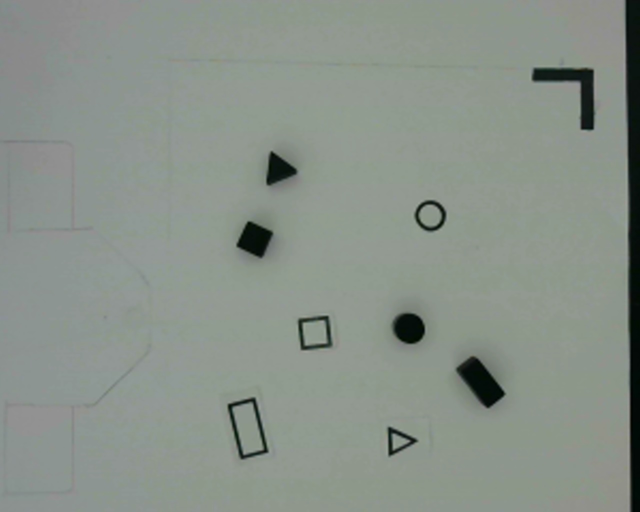
%> input picture Picture 7.jpg, 1280 x 1024 px (shown at 1/2 size)
$ octave imageforrobotics.m   (GNU Octave 9; MATLAB toolbox functions it lacks are replaced by stand-ins)
%> lines starting %> are read from the running program, lines starting %| are printed output that depends on the picture; in (x1, y1, x2, y2) boxes, pixels count from 0 and x2, y2 are one past the last pixel; in counts of white or black regions, pixels touching at a corner belong together; the program's own positions count from 1
### distance.m
function [d]=distance(x1,y1,x2,y2)
d=sqrt( (x1-x2)^2+(y1-y2)^2  );
end

### imageforrobotics.m
clc
clear all
%%%%%%%%%%%%%%%%%%%%%%%%%%%%%%%%

rect_from=cell(0);
theta_rect_f=0;
rect_to=cell(0);
theta_rect_t=0;
circ_from=cell(0);
theta_circ_f=0;
circ_to=cell(0);
theta_circ_t=0;
tri_from=cell(0);
theta_tri_f=0;
tri_to=cell(0);
theta_tri_t=0;
square_from=cell(0);
theta_sq_f=0;
square_to=cell(0);
theta_sq_t=0;
%%%%%%% BASE_ORIGIN  %%%%%%%%%%%%
ORIGIN_C=0;
ORIGIN_R=0;
%%%%%%%  BASE_LEFTDOWN  %%%%%%%%%%%%
 base_leftdown_c=0;
 base_leftdown_r=0;
 %%%%%% BASE_UPLEFT  %%%%%%%%%%
  base_upleft_r=0;
   base_upleft_c=0;
   %%%%% BASE_LEFTUP  %%%%%%%%%%%
   base_leftup_c=0;
   base_leftup_r=0;
   %%%%% BASE_DOWNLEFT %%%%%%%%
   base_downleft_r=0;
   base_downleft_c=0;
   %%%%%  BASE_LENGTH  %%%%%%%%%%%%
base_length=6;
scale=0;
%%%%%% BASE_TO_REF  %%%%%%%%%%%%%
x1=40.1;
y1=20.2;
  Q_refbase=[0,-1,0,x1;-1,0,0,y1;0,0,-1,0;0,0,0,1];
%%%%%%%%%%%%%%%%%%%%%%%%%%%%%%%%%%
[A]=imread('Picture 7.jpg');
%> A is the input picture: size 1024x1280x3 uint8; mean R, G, B 137.1, 145.6, 137.5
A=flipud(A);
A=fliplr(A);
I=rgb2gray(A);
I=I(:,35:end-400);
%> I: size 1024x846 uint8

% [8 lines of commented-out code are left out]


Bin=I;
Bin(I>100)=0;
Bin(I<=100)=1;
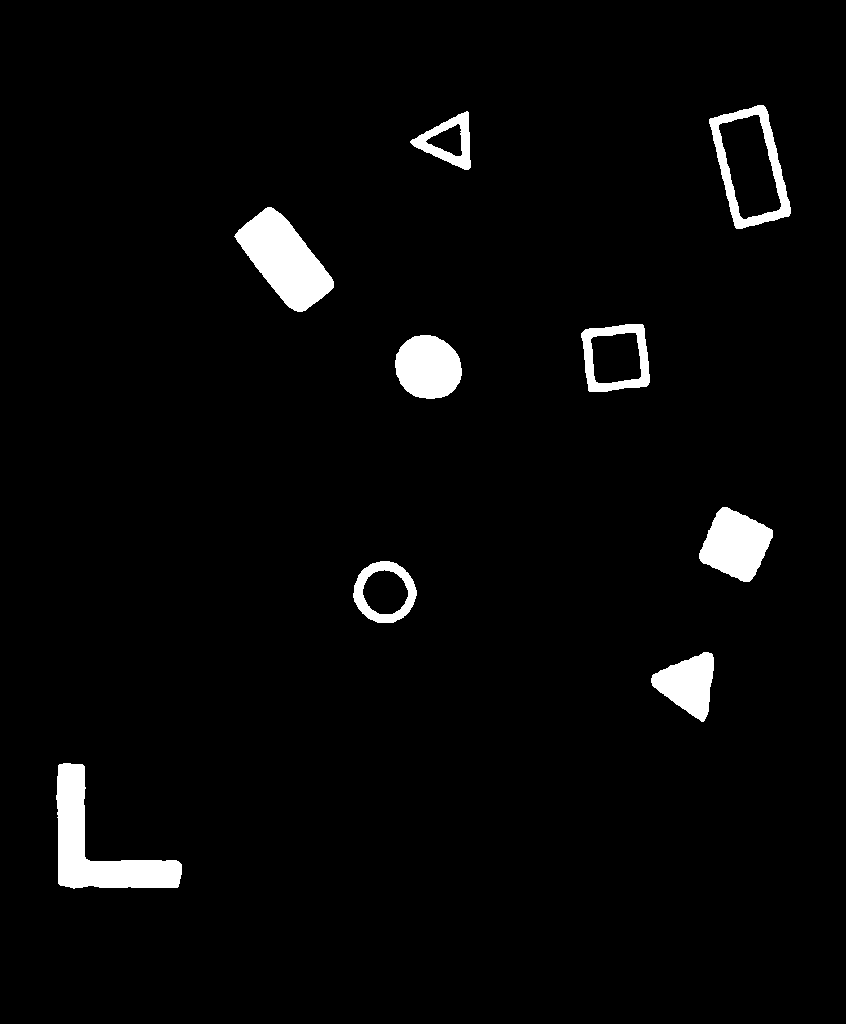
%> Bin: size 1024x846 uint8; values 0 (black) and 1 (white), 3.3% white; 9 white regions, largest, box (x1, y1, x2, y2) and area: (56, 763, 182, 889) 5993, (234, 207, 334, 312) 5443, (699, 507, 773, 582) 3586
% figure
% imshow(Bin,[])
%CC=bwconncomp(Bin,4)
[L,n]=bwlabel(Bin);
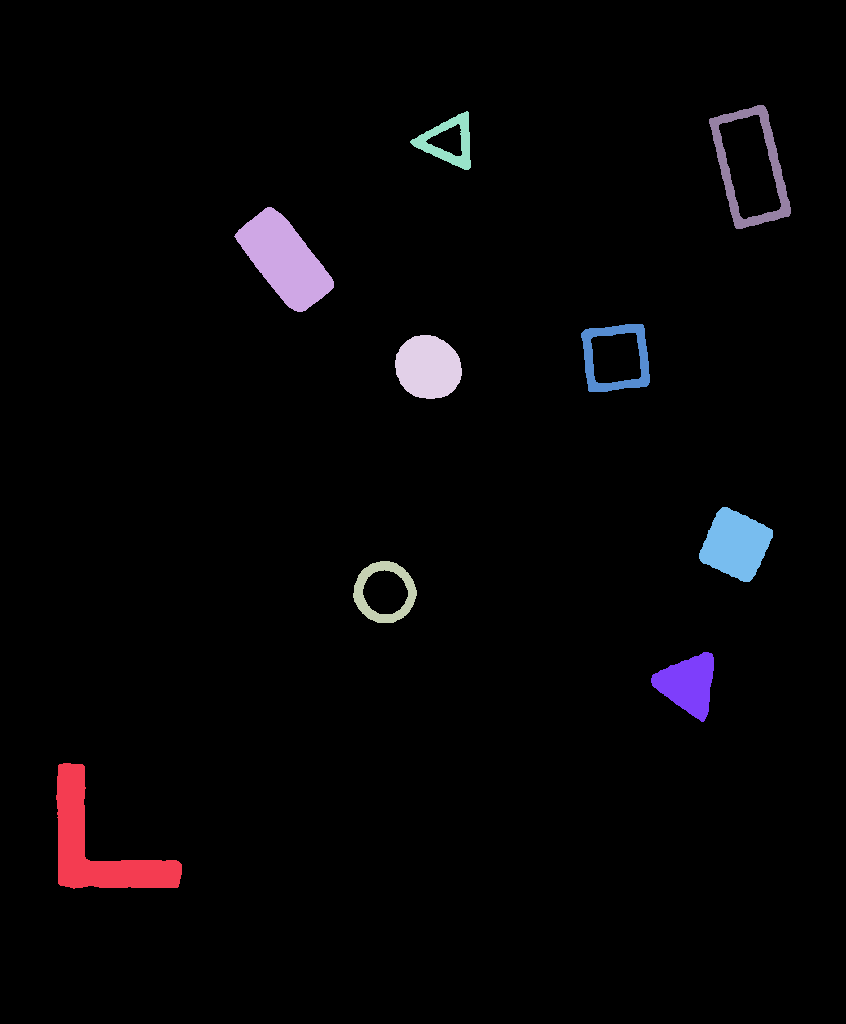
%> L: size 1024x846 double; 10 distinct labels, from 0 to 9; one colour per label, 0 black
%> n = 9
% figure
% imshow(L,[])
for i=1:n
    [r, c]=find(L==i);
 if length(r)<=30
     L(find(L==i))=0;
 end
end
%> this loop made 9 passes

Bin=L;
Bin(Bin==0)=0;
Bin(Bin>0)=1;
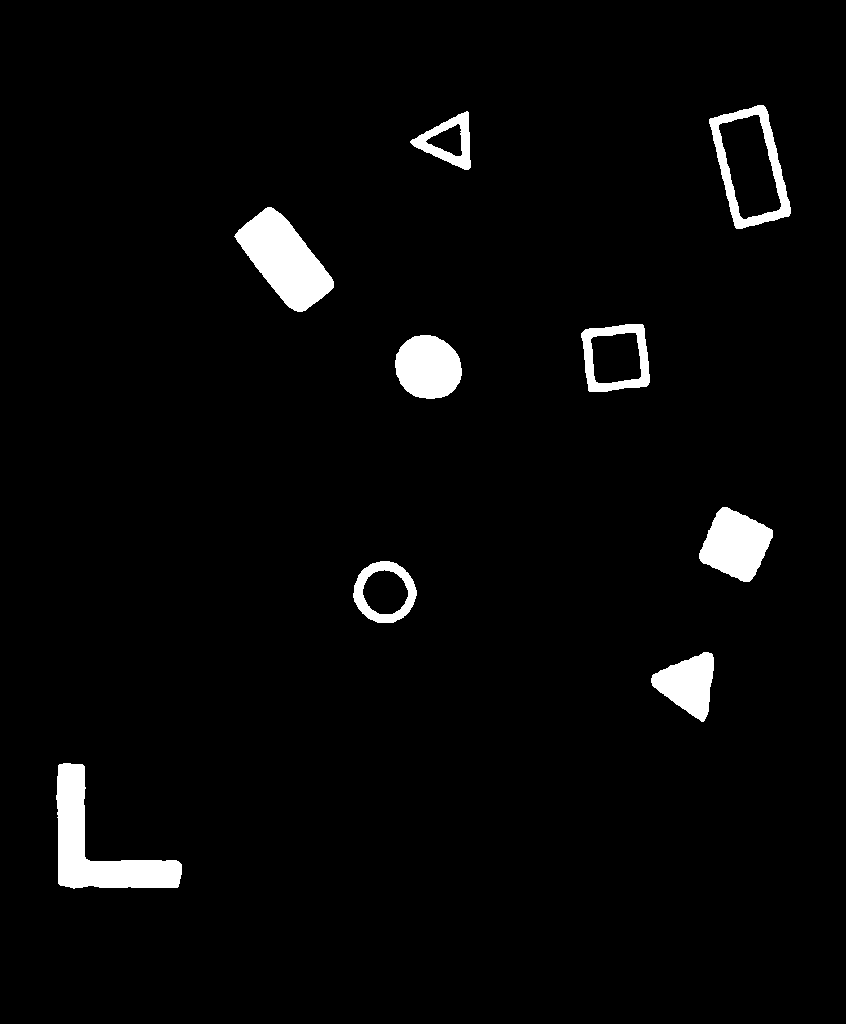
%> Bin: size 1024x846 double; values 0 (black) and 1 (white), 3.3% white; 9 white regions, largest, box (x1, y1, x2, y2) and area: (56, 763, 182, 889) 5993, (234, 207, 334, 312) 5443, (699, 507, 773, 582) 3586
% figure
% imshow(Bin,[])
[L,n]=bwlabel(Bin);
figure
imshow(L,[])
%%%%%%%%%%%%%%%%%%
icell=cell(1,n);
%> icell = {[], [], [], [], [], [], [], [], []}
center=zeros(n,2);
%center_sub=zeros(n,2);
index=cell(1,n);
%> index = {[], [], [], [], [], [], [], [], []}
[r_L,c_L]=size(L);
extension=5;
%%%%%%%%%%%%%%%%%%%


%hold on
figuresize=zeros(1,n);
for i=1:n
    [r, c]=find(L==i);
 figuresize(i)=length(r);
end
%> after the loop, figuresize = [5993 5443 1539 3368 1367 1868 2648 3586 2714]
base_ind=find(figuresize==max(figuresize));
%> base_ind = 1
%%%%%%%%%%%%%%%%%%%%%%%%%%%%%%
%%%%%%%%%%%%%%%%%%%%%%%%%%%%%%%
for i=1:n
    if i==base_ind%%%BASE_REFERENCE

            [r, c]=find(L==i);
     icell{i}=L(max(1,min(r)-extension):min(max(r)+extension,r_L),max(1,min(c)-extension):min(max(c)+extension,r_L));
   index{i}=[r,c];
   mean_pix=floor(mean(index{i}));
   center(i,:)=mean_pix;

   bw=edge(icell{i},'sobel');
[sub_edge,num] = bwlabel(bw);
              figure
   imshow(sub_edge,[])
   hold on
          [r_sub, c_sub]=find(sub_edge==1);
    sub_figuresize(i)=length(r_sub);
   %mean_pix_sub=floor(mean([r_sub , c_sub]));
   %center_sub(i,:)=mean_pix;
  % plot(mean_pix_sub(2),mean_pix_sub(1),'r*')
   hold on
   %%%%%%%%  LEFT_UP %%%%%%%%%%%
   leftup_ind=find(c==min(c));
   base_leftup_c=min(c);
  base_leftup_r=min(r(leftup_ind));

   %%%%%%%%%%%%   UP_LEFT  %%%%%%
   upleft_ind=find(r==min(r));
   base_upleft_r=min(r);
   base_upleft_c=min(c(upleft_ind));

   %%%%%%%%%%%%   LEFT_DOWN  %%%%%%%%
      leftdown_ind=find(c==min(c));
   base_leftdown_c=min(c);
   base_leftdown_r=max(r(leftdown_ind));

        %%%%%%%%%%%%   DOWN_MINUS2_LEFT   %%%%%%%%
      downleft_ind=find(r==max(r)-2);
   base_downleft_r=max(r)-2;
   base_downleft_c=min(c(downleft_ind));
   %%%%%%%%%%%  FIND_ORIGIN  %%%%%%%%%
   %%%%%% ROTATE_INVERSE_CLOCKWISE %%%%%%
if (base_leftup_c<base_downleft_c&&base_downleft_c<=base_upleft_c&&(abs(base_leftdown_c-base_downleft_c)>8))||(base_downleft_c>=base_upleft_c&&base_downleft_c>=base_leftup_c)
        ORIGIN_C=base_downleft_c;
ORIGIN_R=base_downleft_r;
side_length=distance(ORIGIN_C,ORIGIN_R,base_leftup_c,base_leftup_r);
scale=base_length/side_length;

    else if abs(base_leftdown_c-base_downleft_c)<=8%% TO_BE_DISCUSSED
       ORIGIN_C=base_downleft_c;
ORIGIN_R=base_downleft_r;
side_length=abs(base_downleft_r-base_upleft_r);
scale=base_length/side_length;
else if  base_leftdown_c<=base_leftup_c&&base_leftdown_c<=base_upleft_c
  %%%%%% ROTATE_CLOCKWISE  %%%%%%%%%%
  ORIGIN_C=base_leftdown_c;
  ORIGIN_R=base_leftdown_r;
  side_length=distance(ORIGIN_C,ORIGIN_R,base_upleft_c,base_upleft_r);
scale=base_length/side_length;
        else
        pop_box = msgbox('Ambiguous Base');
        end
    end
end
      %%%%%%%%%  END_OF_FOR_ORIGIN  %%%%%%%

    else

    [r, c]=find(L==i);
     icell{i}=L(max(1,min(r)-extension):min(max(r)+extension,r_L),max(1,min(c)-extension):min(max(c)+extension,r_L));
   index{i}=[r,c];
   mean_pix=floor(mean(index{i}));
   center(i,:)=mean_pix;

   bw=edge(icell{i},'sobel');
[sub_edge,num] = bwlabel(bw);

   if num>1%THE DESTINATION IS A RING
       sub_edge(sub_edge==2)=0;
%           figure
%    imshow(sub_edge,[])
   end
      figure
   imshow(sub_edge,[])
      hold on
   %%%%%%%%%%%%%  PICKING_PEAk_POINTS   %%%%%%%%
  [r_sub, c_sub]=find(sub_edge==1);
    sub_figuresize(i)=length(r_sub);
   mean_pix_sub=floor(mean([r_sub , c_sub]));
   %center_sub(i,:)=mean_pix;
   plot(mean_pix_sub(2),mean_pix_sub(1),'r*')
   hold on
   %%%%%%%%  RIGHT_DOWN  %%%%%%%%%%%
   rightdown_ind=find(c_sub==max(c_sub));
   rightdown_c=max(c_sub);
   rightdown_r=max(r_sub(rightdown_ind));
   plot(rightdown_c,rightdown_r,'g*')
   hold on
   %%%%%%%%%%%%   UP_RIGHT  %%%%%%
   upright_ind=find(r_sub==min(r_sub));
   upright_r=min(r_sub);
   upright_c=max(c_sub(upright_ind));
   plot(upright_c,upright_r,'g*')
   hold on
   %%%%%%%%%%%%   LEFT_UP  %%%%%%%%
      leftup_ind=find(c_sub==min(c_sub));
   leftup_c=min(c_sub);
   leftup_r=min(r_sub(leftup_ind));
   plot(leftup_c,leftup_r,'g*')
   hold on
   %%%%%%%    CALCULATING_DISTANCE     %%%%%%%%
   rd_ur=distance(rightdown_c,rightdown_r,upright_c,upright_r)
   ur_lu=distance(upright_c,upright_r,leftup_c,leftup_r)
   %%     JUDGE_IF_RECTANGLE     %%%%%%%%%%%%
   if min(rd_ur,ur_lu)>=30&&abs(rd_ur-ur_lu)>=30
       if num>1
       text(mean_pix_sub(2),mean_pix_sub(1)  ...
      ,'Rectangular_destination','FontSize',14,'Color','r')
        rect_to(end+1)=cell(1);
        rect_to{end}=[mean_pix(1) mean_pix(2)];
        % ANGLE %
        %%%%%%%
        %%%%%%%%
          if rd_ur<ur_lu
          mid_c=0.5*(upright_c+leftup_c);
          mid_r=0.5*(upright_r+leftup_r);

          theta_rect_t=rad2deg(atan2(mid_c-mean_pix_sub(2) ,mean_pix_sub(1)-mid_r ));

          plot([mid_c,mean_pix_sub(2)],[mid_r,mean_pix_sub(1)],'r')
          else
          mid_c=0.5*(upright_c+rightdown_c);
          mid_r=0.5*(upright_r+rightdown_r);
          theta_rect_t=rad2deg(atan2(mid_c-mean_pix_sub(2),mean_pix_sub(1)-mid_r ));

          plot([mid_c,mean_pix_sub(2)],[mid_r,mean_pix_sub(1)],'r')
          end
          %%%%%%%%  END_ANGLE  %%%%%%%%%%%%%%
       else %%%  RECTANGULAR_FROM  %%%%%%%%%
             text(mean_pix_sub(2),mean_pix_sub(1)  ...
             ,'Rectangular_from','FontSize',14,'Color','r')
            rect_from(end+1)=cell(1);
            rect_from{end}=[mean_pix(1) mean_pix(2)];
    % ANGLE %
        %%%%%%%
        %%%%%%%%
          if rd_ur<ur_lu
                        mid_c=0.5*(upright_c+leftup_c);
          mid_r=0.5*(upright_r+leftup_r);
          theta_rect_f=rad2deg(atan2(mid_c-mean_pix_sub(2) ,mean_pix_sub(1)-mid_r ));

          plot([mid_c,mean_pix_sub(2)],[mid_r,mean_pix_sub(1)],'r')
          else
              mid_c=0.5*(upright_c+rightdown_c);
          mid_r=0.5*(upright_r+rightdown_r);

          theta_rect_f=rad2deg(atan2(mid_c-mean_pix_sub(2),mean_pix_sub(1)-mid_r ));

          plot([mid_c,mean_pix_sub(2)],[mid_r,mean_pix_sub(1)],'r')
          end
   %%%%%%%%%%%%%%  END_ANGLE  %%%%%%%%%%%
       end
   else%%%  NOT RECTANGLE  %%%%%%%%%
       rd_lu=distance(rightdown_c,rightdown_r,leftup_c,leftup_r)

       if (max([abs(rd_lu-rd_ur),abs(rd_lu-ur_lu),abs(ur_lu-rd_ur)])- ...
           min([abs(rd_lu-rd_ur),abs(rd_lu-ur_lu),abs(ur_lu-rd_ur)]) ...
       <=10)||(min([rd_lu,rd_ur,ur_lu])<=20)%% TRIANGLAR_TO  %%%
            if num>1
       text(mean_pix_sub(2),mean_pix_sub(1)  ...
       ,'tri_destination','FontSize',14,'Color','r')
  tri_to(end+1)=cell(1);
   tri_to{end}=[mean_pix(1) mean_pix(2)];
   %%%%%%%%%%%%TRIANGULAR_TO_ANGLE%%%%%%%%%%%%%%%%
   if upright_r ==leftup_r
     theta_tri_t=rad2deg(atan2(leftup_c-mean_pix_sub(2), ...
             mean_pix_sub(1)-leftup_r ));
             plot([leftup_c,mean_pix_sub(2)],[leftup_r,mean_pix_sub(1)],'r')
   else
   theta_tri_t=rad2deg(atan2(upright_c-mean_pix_sub(2), ...
    mean_pix_sub(1)-upright_r ));
   plot([upright_c,mean_pix_sub(2)],[upright_r,mean_pix_sub(1)],'r')
   end
            else
%% TRIANGLAR_FROM  %%%
                text(mean_pix_sub(2),mean_pix_sub(1)  ...
       ,'tri_from','FontSize',14,'Color','r')
   tri_from(end+1)=cell(1);
   tri_from{end}=[mean_pix(1) mean_pix(2)];
              %%%%%%%%%TRIANGUlAR_FROM_ANGLE%%%%%%%%
             if upright_r ==leftup_r
                  theta_tri_f=rad2deg(atan2(leftup_c-mean_pix_sub(2), ...
             mean_pix_sub(1)-leftup_r ));
             plot([leftup_c,mean_pix_sub(2)],[leftup_r,mean_pix_sub(1)],'r')
             else
             theta_tri_f=rad2deg(atan2(upright_c-mean_pix_sub(2), ...
             mean_pix_sub(1)-upright_r ));
             plot([upright_c,mean_pix_sub(2)],[upright_r,mean_pix_sub(1)],'r')
             end
       end
       else  %%% CIRCLE AND SQUARE  %%%%%%
         esti_size=rd_ur*ur_lu;

          if abs(esti_size-figuresize(i))<=1168&&num==1%%%SQUARE_FROM
           text(mean_pix_sub(2),mean_pix_sub(1)  ...
             ,'Square_from','FontSize',14,'Color','r')
             square_from(end+1)=cell(1)
             square_from{end}=[mean_pix(1) mean_pix(2)]
             %%%%%%%%  SQUARE_FROM_ANGLE%%%%%%%%%%
  mid_c=0.5*(upright_c+rightdown_c);
          mid_r=0.5*(upright_r+rightdown_r);
          theta_sq_f=rad2deg(atan2(mid_c-mean_pix_sub(2) ,mean_pix_sub(1)-mid_r ));

          plot([mid_c,mean_pix_sub(2)],[mid_r,mean_pix_sub(1)],'r')


          else%% SQUARE_TO  CIRCLE_TO  CIRCLE_FROM
              column_mid=floor(0.5*(mean_pix_sub(2)+rightdown_c))
              ind_mid=find(c_sub==column_mid)
              row_mid=min(r_sub(ind_mid))
              %mean_pix_sub(2),mean_pix_sub(1)
              plot(column_mid,row_mid,'y*')
              d=distance(column_mid,row_mid, ...
              mean_pix_sub(2),mean_pix_sub(1))
          r=distance(rightdown_c,rightdown_r, ...
              mean_pix_sub(2),mean_pix_sub(1))
          if abs(d-r)<=5%CIRCLE
                      if num==1  %%% CIRCLE_FROM
                         text(mean_pix_sub(2),mean_pix_sub(1)  ...
                    ,'Circ_destination','FontSize',14,'Color','r')
                    circ_from(end+1)=cell(1)
                     circ_from{end}=[mean_pix(1) mean_pix(2)]

                     else if num==2  %% CIRCLE_TO
                            text(mean_pix_sub(2),mean_pix_sub(1)  ...
                         ,'circ_destination','FontSize',14,'Color','r')
                         circ_to(end+1)=cell(1)
                            circ_to{end}=[mean_pix(1) mean_pix(2)]

                         end
                      end
          else %%% SQUARE_TO %%%%%%%%%%%
                    text(mean_pix_sub(2),mean_pix_sub(1)  ...
             ,'Square_destination','FontSize',14,'Color','r')
             square_to(end+1)=cell(1)
             square_to{end}=[mean_pix(1) mean_pix(2)]
             %%%%%%%%%%%%%% SQUARE_TO_ANGLE%%%%%%%%%%
               mid_c=0.5*(upright_c+rightdown_c);
          mid_r=0.5*(upright_r+rightdown_r);
          theta_sq_t=rad2deg(atan2(mid_c-mean_pix_sub(2) ,mean_pix_sub(1)-mid_r ));

          plot([mid_c,mean_pix_sub(2)],[mid_r,mean_pix_sub(1)],'r')

       end
   end

       end

   end


    end
    end
%> this loop made 9 passes
%> (mean_pix, num, mean_pix_sub, rightdown_ind, rightdown_c, rightdown_r, upright_ind, upright_r) on pass 7: ([684 688], 6, [38 20], 94, 45, 68, 81, 16)
%> pass 1, `bw=edge(icell{i},'sobel');`:
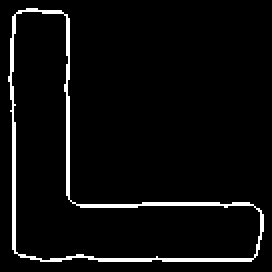
%> bw: size 136x136 logical (shown 2 times larger); 4.7% white in thin lines or dots, all inside (x1, y1, x2, y2) = (4, 4, 132, 131)
%> pass 2, `plot([upright_c,mean_pix_sub(2)],[upright_r,mean_pix_sub(1)],'r')`:
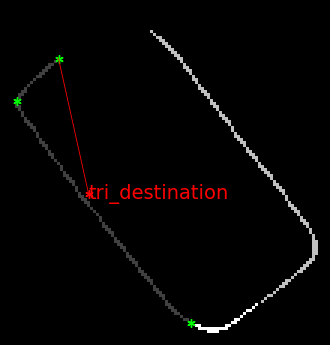
%> figure redrawn from the program's plot data; shown 3 times larger
%> after the loop:
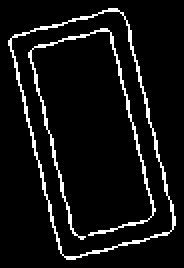
%> bw: size 134x92 logical (shown 2 times larger); 7.1% white in thin lines or dots, all inside (x1, y1, x2, y2) = (4, 4, 88, 130)
%> after the loop, c = 2714 values from 710 to 791; c_sub = 490 values from 5 to 88; center = [847 98; 260 285; 592 384; 367 428; 142 449; 358 616; 684 688; 545 736; 167 751]; circ_from = {}; circ_to = {[358 616]}; downleft_ind = 108 values from 1018 to 5944; icell = 9 items; index = 9 items
%%%%%%%%%%%%%%%%%%%%%%%%%%%%%%%%%%%
%%%%%%%%%%%%%%%%%%%%%%%%%%%%%%%%%%%
   figure
imshow(I)
hold on
   for i=1:length(rect_from)
         plot(rect_from{i}(2),rect_from{i}(1),'w*')
         hold on
        text(rect_from{i}(2),rect_from{i}(1)  ...
       ,'Rectangular_from','FontSize',14,'Color','r')
   end
   for i=1:length(rect_to)
         plot(rect_to{i}(2),rect_to{i}(1),'b*')
         hold on
        text(rect_to{i}(2),rect_to{i}(1)  ...
       ,'Rectangular_to','FontSize',14,'Color','r')
   end

   for i=1:length(tri_from)
         plot(tri_from{i}(2),tri_from{i}(1),'w*')
         hold on
        text(tri_from{i}(2),tri_from{i}(1)  ...
       ,'tri_from','FontSize',14,'Color','r')
   end
   for i=1:length(tri_to)
         plot(tri_to{i}(2),tri_to{i}(1),'b*')
         hold on
        text(tri_to{i}(2),tri_to{i}(1)  ...
       ,'tri_to','FontSize',14,'Color','r')
   end

   for i=1:length(square_from)
         plot(square_from{i}(2),square_from{i}(1),'w*')
         hold on
        text(square_from{i}(2),square_from{i}(1)  ...
       ,'square_from','FontSize',14,'Color','r')
   end
      for i=1:length(square_to)
         plot(square_to{i}(2),square_to{i}(1),'b*')
         hold on
        text(square_to{i}(2),square_to{i}(1)  ...
       ,'square_to','FontSize',14,'Color','r')
      end

         for i=1:length(circ_from)
         plot(circ_from{i}(2),circ_from{i}(1),'w*')
         hold on
        text(circ_from{i}(2),circ_from{i}(1)  ...
       ,'circ_from','FontSize',14,'Color','r')
   end
%> this loop made 0 passes
   for i=1:length(circ_to)
         plot(circ_to{i}(2),circ_to{i}(1),'b*')
         hold on
        text(circ_to{i}(2),circ_to{i}(1)  ...
       ,'circ_to','FontSize',14,'Color','r')
   end
%> this loop made 1 pass

   plot(ORIGIN_C,ORIGIN_R,'b*')
   text(ORIGIN_C,ORIGIN_R  ...
                         ,'ORIGIN','FontSize',14,'Color','r')

 plot(base_leftup_c,base_leftup_r,'g*')
 plot(base_upleft_c,base_upleft_r,'g*')
  plot(base_downleft_c,base_downleft_r,'g*')
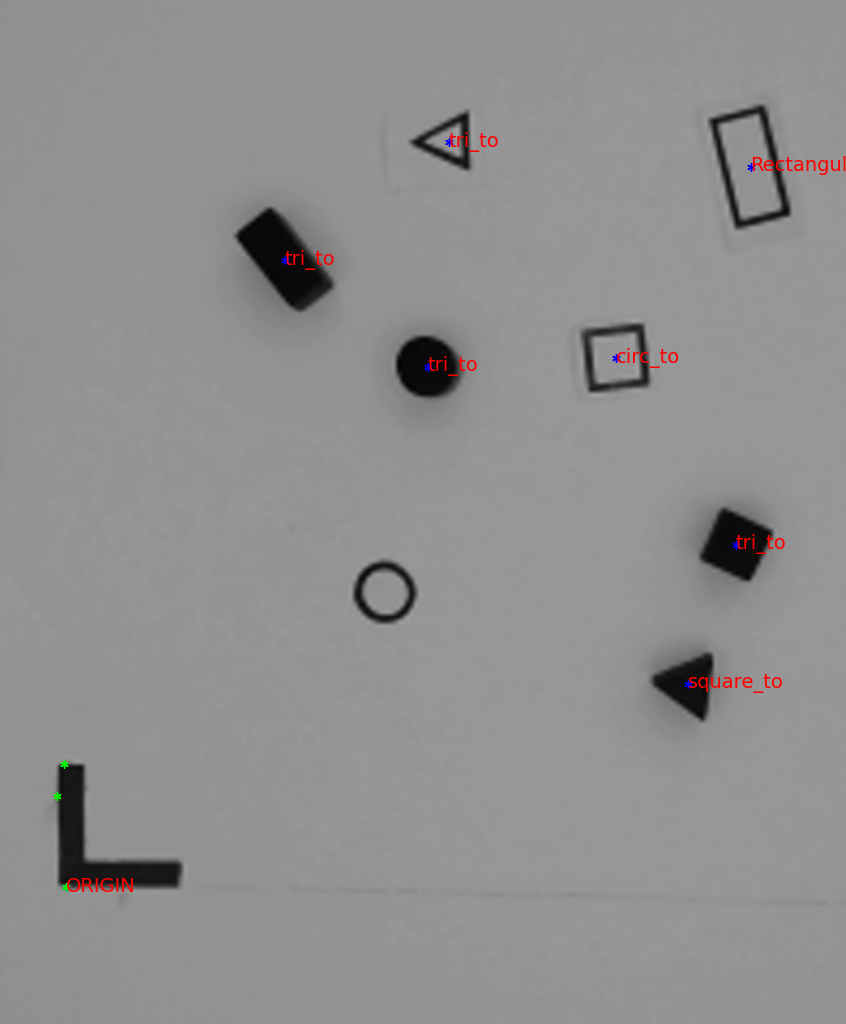
%> figure redrawn from the program's plot data
  %%%%%%%  LOCATE_CENTIMETERS  %%%%%%%%%%%
%> (the run ends here)
